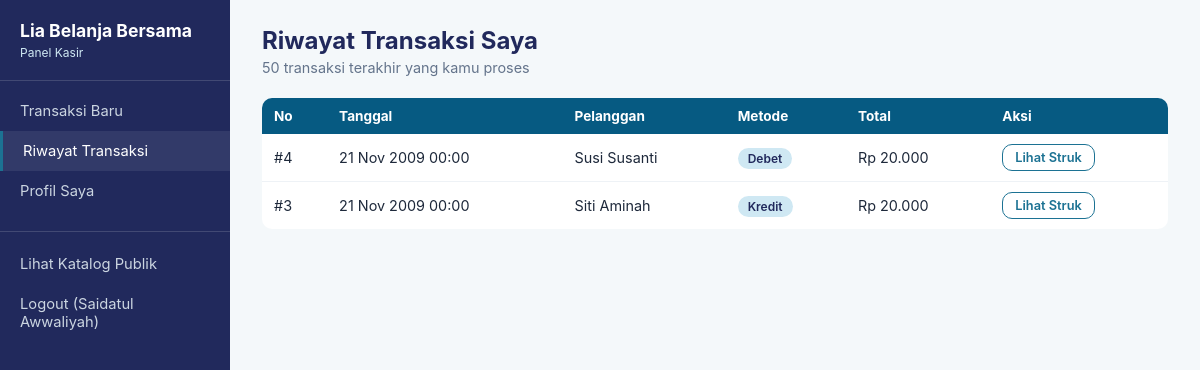
Screenshot of /kasir/riwayat.php (signed in) with the database file from the repository.
### tables this page shows
CREATE TABLE `penjualan` (
  `id_penjualan` int(11) NOT NULL,
  `tgl_jual` datetime DEFAULT NULL,
  `id_pelanggan` int(11) DEFAULT NULL,
  `id_karyawan` int(11) DEFAULT NULL,
  `jenis_transaksi` enum('Kredit','Debet','Tunai') DEFAULT 'Tunai'
);

CREATE TABLE `pelanggan` (
  `id_pelanggan` int(11) NOT NULL,
  `nama_pelanggan` varchar(50) DEFAULT NULL,
  `no_hp` varchar(15) DEFAULT NULL,
  `created_at` timestamp NOT NULL DEFAULT current_timestamp(),
  `updated_at` timestamp NOT NULL DEFAULT current_timestamp() ON UPDATE current_timestamp()
);

### includes/functions.php (called while the page is built, shortened)
<?php
function rupiah($angka): string {
    return 'Rp ' . number_format((float)$angka, 0, ',', '.');
}
function e($str): string {
    return htmlspecialchars((string)$str, ENT_QUOTES, 'UTF-8');
}
function tanggalIndo($tanggal): string {
    $bulan = ['', 'Jan', 'Feb', 'Mar', 'Apr', 'Mei', 'Jun', 'Jul', 'Agu', 'Sep', 'Okt', 'Nov', 'Des'];
    $t = strtotime($tanggal);
    return date('d', $t) . ' ' . $bulan[(int)date('n', $t)] . ' ' . date('Y', $t) . ' ' . date('H:i', $t);
}

### kasir/riwayat.php (the view, shortened to what this page needs)
<?php
require_once __DIR__ . '/../includes/config.php';
require_once __DIR__ . '/../includes/functions.php';
$stmt = $pdo->prepare("
    SELECT p.id_penjualan, p.tgl_jual, p.jenis_transaksi, pl.nama_pelanggan,
           SUM(dp.subtotal) AS total
    FROM penjualan p
    LEFT JOIN pelanggan pl ON p.id_pelanggan = pl.id_pelanggan
    LEFT JOIN detail_penjualan dp ON dp.id_penjualan = p.id_penjualan
    WHERE p.id_karyawan = ?
    GROUP BY p.id_penjualan
    ORDER BY p.tgl_jual DESC
    LIMIT 50
");
$stmt->execute([$_SESSION['id_karyawan']]);
$riwayat = $stmt->fetchAll();
?>
<!DOCTYPE html>
<html lang="id">
<head>
<link rel="stylesheet" href="../assets/css/style.css">
</head>
<body>
<div class="layout">
  <div class="sidebar">
    <div class="brand">Lia Belanja Bersama<small>Panel Kasir</small></div>
    <a href="pos.php">Transaksi Baru</a>
    <a href="riwayat.php" class="active">Riwayat Transaksi</a>
    <a href="profil.php">Profil Saya</a>
    <div class="logout">
      <a href="../index.php">Lihat Katalog Publik</a>
      <a href="../logout.php">Logout (<?= e($_SESSION['nama_karyawan']) ?>)</a>
    </div>
  </div>
  <div class="content">
<h1>Riwayat Transaksi Saya</h1>
<p class="subtitle">50 transaksi terakhir yang kamu proses</p>
<table class="data">
  <tr><th>No</th><th>Tanggal</th><th>Pelanggan</th><th>Metode</th><th>Total</th><th>Aksi</th></tr>
  <?php foreach ($riwayat as $r): ?>
    <tr>
      <td>#<?= (int)$r['id_penjualan'] ?></td>
      <td><?= tanggalIndo($r['tgl_jual']) ?></td>
      <td><?= e($r['nama_pelanggan'] ?? 'Umum') ?></td>
      <td><span class="badge badge-info"><?= e($r['jenis_transaksi']) ?></span></td>
      <td><?= rupiah($r['total']) ?></td>
      <td><a class="btn btn-outline btn-sm" href="struk.php?id=<?= (int)$r['id_penjualan'] ?>">Lihat Struk</a></td>
    </tr>
  <?php endforeach; ?>
</table>
  </div>
</div>
</body>
</html>

### assets/css/style.css (style rules this page uses)
:root { --navy: #21295C; --deepblue: #065A82; --teal: #1C7293; --ice: #CFE8F3; --bg: #F4F8FA; --text: #1E293B; --muted: #64748B; --white: #FFFFFF; --danger: #DC2626; --success: #059669; --radius: 10px; }
* { box-sizing: border-box; }
body { margin: 0; font-family: -apple-system, "Segoe UI", Roboto, Arial, sans-serif; background: var(--bg); color: var(--text); }
a { color: var(--teal); text-decoration: none; }
.layout { display: flex; min-height: 100vh; }
.sidebar { width: 230px; background: var(--navy); color: var(--white); padding: 20px 0; flex-shrink: 0; }
.sidebar .brand { padding: 0 20px 20px; font-weight: 700; font-size: 1.1rem; border-bottom: 1px solid rgba(255,255,255,0.15); margin-bottom: 10px; }
.sidebar .brand small { display: block; color: var(--ice); font-weight: 400; font-size: 0.75rem; margin-top: 4px; }
.sidebar a { display: block; padding: 11px 20px; color: #CBD5E1; font-size: 0.92rem; }
.sidebar a:hover, .sidebar a.active { background: rgba(255,255,255,0.08); color: var(--white); text-decoration: none; border-left: 3px solid var(--teal); }
.sidebar .logout { margin-top: 20px; border-top: 1px solid rgba(255,255,255,0.15); padding-top: 12px; }
.content { flex: 1; padding: 26px 32px; }
.content h1 { font-size: 1.5rem; color: var(--navy); margin: 0 0 4px; }
.content .subtitle { color: var(--muted); margin: 0 0 22px; font-size: 0.9rem; }
table.data { width: 100%; border-collapse: collapse; background: var(--white); border-radius: var(--radius); overflow: hidden; }
table.data th { background: var(--deepblue); color: var(--white); text-align: left; padding: 10px 12px; font-size: 0.85rem; }
table.data td { padding: 10px 12px; border-bottom: 1px solid #EEF2F6; font-size: 0.9rem; }
table.data tr:last-child td { border-bottom: none; }
.badge { padding: 3px 10px; border-radius: 20px; font-size: 0.75rem; font-weight: 600; }
.badge-info { background: var(--ice); color: var(--navy); }
.btn { display: inline-block; padding: 8px 16px; border-radius: var(--radius); border: none; cursor: pointer; font-size: 0.88rem; font-weight: 600; text-decoration: none; }
.btn-sm { padding: 5px 12px; font-size: 0.8rem; }
.btn-outline { background: var(--white); border: 1px solid var(--teal); color: var(--teal); }

### rows the page displays
penjualan: id_penjualan "4", tgl_jual "21 Nov 2009 00:00", id_pelanggan.nama_pelanggan "Susi Susanti", jenis_transaksi "Debet", total "Rp 20.000"
penjualan: id_penjualan "3", tgl_jual "21 Nov 2009 00:00", id_pelanggan.nama_pelanggan "Siti Aminah", jenis_transaksi "Kredit", total "Rp 20.000"

### other values shown
$_SESSION['nama_karyawan'] "Saidatul Awwaliyah"
